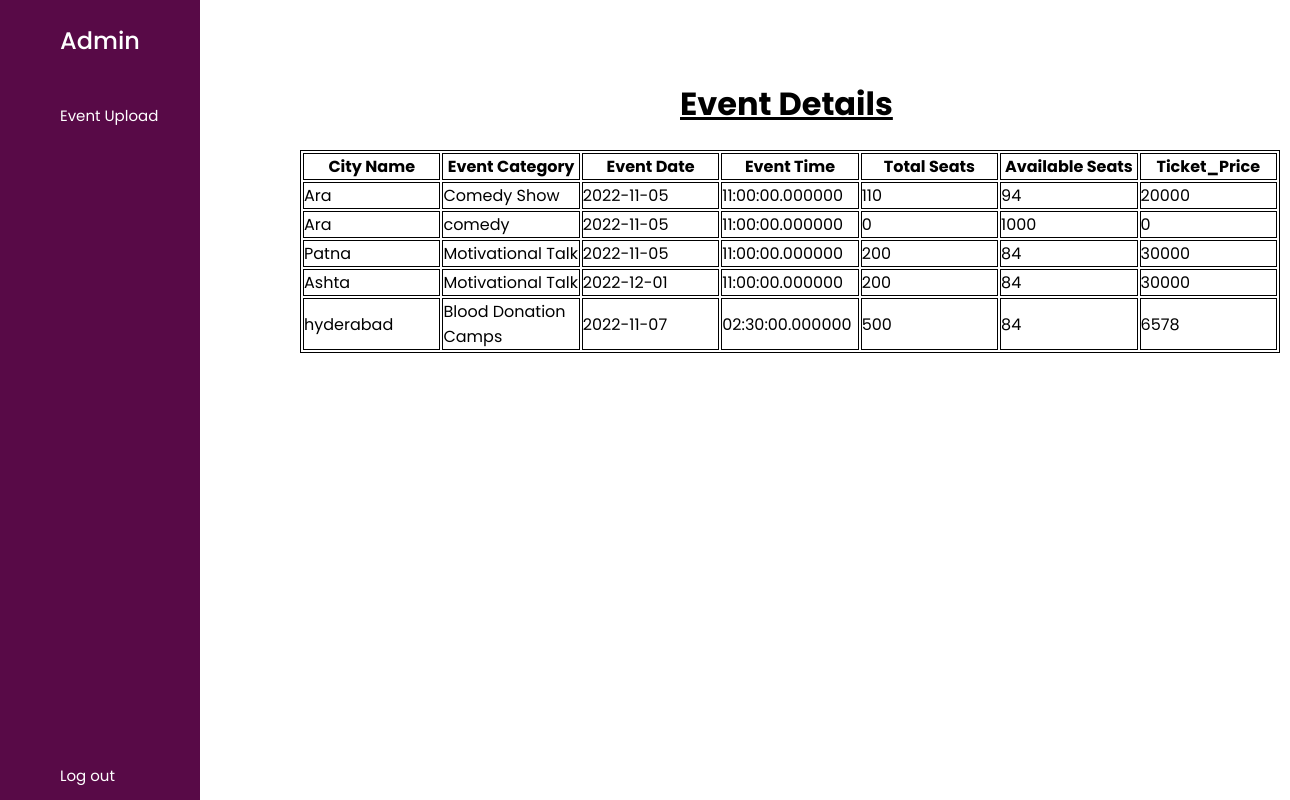
/Admin.php, run on the app's committed database.
### tables this page shows
CREATE TABLE `event_details` (
  `City_name` varchar(20) NOT NULL,
  `Event_category` varchar(50) NOT NULL,
  `Event_date` date NOT NULL,
  `Event_time` time(6) NOT NULL,
  `Total_seats` int(10) NOT NULL,
  `Available_seats` int(10) NOT NULL,
  `Ticket_price` int(10) NOT NULL,
  `event_id` int(11) NOT NULL
);

### Admin.php (the view, shortened to what this page needs)
<!DOCTYPE html>
<html lang="en" dir="ltr">
  <head>
    <link rel="stylesheet" href="style.css">
   </head>
<body>
  <div class="sidebar">
    <div class="logo-details">
      <span class="logo_name">Admin</span>
    </div>
      <ul class="nav-links">
        <li>
          <a href="EventUpload.php">
            <span class="links_name">Event Upload</span>
          </a>
        </li>
        <li class="log_out">
          <a href="logout.php">
            <span class="links_name">Log out</span>
          </a>
        </li>
      </ul>
  </div>
  <div style="position:absolute;; left:680px; top:80px;">
  <h1><u>Event Details</u></h1></div>
  <div style="position:absolute; left:300px; top:150px;">
  <?php
  include "sql.php";
$query = "SELECT * FROM Event_Details";
$result = mysqli_query($conn,$query);
if($result->num_rows>0){
  echo "<table>
  <tr>
      <th>City Name</th>
      <th>Event Category</th>
      <th>Event Date</th>
      <th>Event Time</th>
      <th>Total Seats</th>
      <th>Available Seats</th>
      <th>Ticket_Price</th>
  </tr>";
  while($data = $result->fetch_assoc()){
    echo "<tr>
                  <td>".$data['City_name']."</td>
                  <td>".$data['Event_category']."</td>
                  <td>".$data['Event_date']."</td>
                  <td>".$data['Event_time']."</td>
                  <td>".$data['Total_seats']."</td>
                  <td>".$data['Available_seats']."</td>
                  <td>".$data['Ticket_price']."</td>
              </tr>";
  }
  echo "</table>";
}
else{
  echo "0 result";
}
?>
</body>
</html>

### style.css (style rules this page uses)
* { margin: 0; padding: 0; box-sizing: border-box; font-family: 'Poppins', sans-serif; }
.sidebar { position: fixed; height: 100%; width: 200px; background: #580a47; transition: all 0.5s ease; }
.sidebar .logo-details { height: 80px; display: flex; align-items: center; }
.sidebar .logo-details .logo_name { color: #fff; font-size: 24px; font-weight: 500; }
.sidebar .nav-links { margin-top: 10px; }
.sidebar .nav-links li { position: relative; list-style: none; height: 50px; }
.sidebar .nav-links li a { height: 100%; width: 100%; display: flex; align-items: center; text-decoration: none; transition: all 0.4s ease; }
.sidebar .nav-links li a .links_name { color: #fff; font-size: 15px; font-weight: 400; white-space: nowrap; }
.sidebar .nav-links .log_out { position: absolute; bottom: 0; width: 100%; }

### Admin.php (style rules this page uses)
table { table-layout: fixed; width: 980px; }
table,th,td { border : 1px solid black; }

### data on the page
event_details: City_name "Ara", Event_category "Comedy Show", Event_date "2022-11-05", Event_time "11:00:00.000000", Total_seats "110", Available_seats "94", Ticket_price "20000"
event_details: City_name "Ara", Event_category "comedy", Event_date "2022-11-05", Event_time "11:00:00.000000", Total_seats "0", Available_seats "1000", Ticket_price "0"
event_details: City_name "Patna", Event_category "Motivational Talk", Event_date "2022-11-05", Event_time "11:00:00.000000", Total_seats "200", Available_seats "84", Ticket_price "30000"
event_details: City_name "Ashta", Event_category "Motivational Talk", Event_date "2022-12-01", Event_time "11:00:00.000000", Total_seats "200", Available_seats "84", Ticket_price "30000"
event_details: City_name "hyderabad", Event_category "Blood Donation Camps", Event_date "2022-11-07", Event_time "02:30:00.000000", Total_seats "500", Available_seats "84", Ticket_price "6578"
